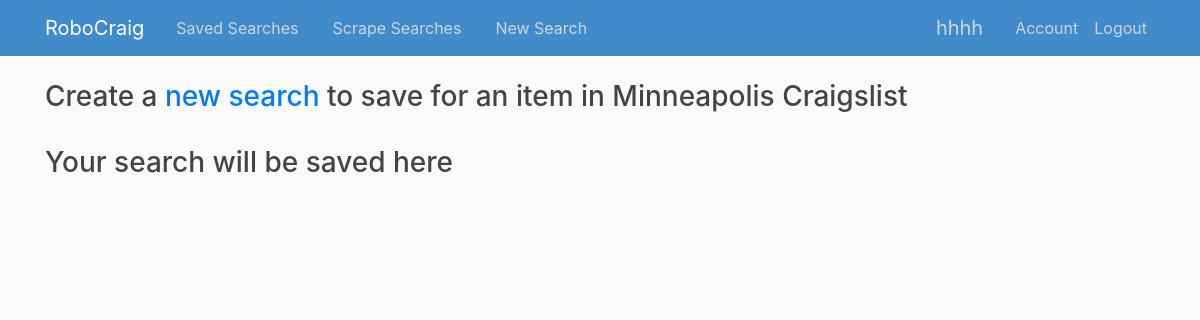
The page /users/hhhh (signed in) on the database as committed earlier.
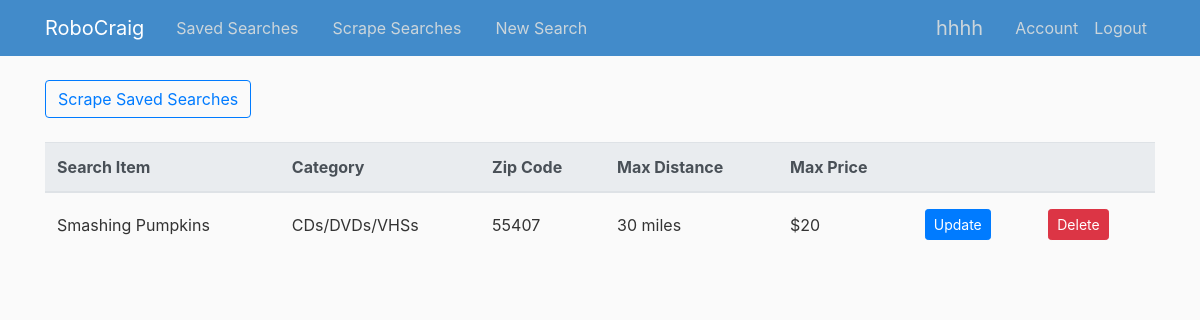
The same page on the database as committed later.
### RoboCraig/models.py (models this page shows)
class Searcher (db.Model):
    id = db.Column(db.Integer, primary_key=True)
    category = db.Column(db.String(20), nullable=False)
    search_term = db.Column(db.String(50), nullable=False)
    zip_code = db.Column(db.String(10), nullable=False)  #Might need this to be int, or validate to 5 digits
    max_distance = db.Column(db.String(10), nullable=False)
    max_price = db.Column(db.String(10), nullable=False)
    user_id = db.Column(db.Integer, db.ForeignKey('user.id'), nullable=False)       #This is making a reference to the user_id in the users table
    def __repr__(self):
        return f"Search('{self.category}','{self.search_term}', '{self.zip_code}','{self.max_distance}','{self.max_price}')"

### RoboCraig/routes.py (the view)
@app.route("/users/<string:username>")  #This is the main home route for a logged in user.  It will display their saved searches
def user_searches(username):
    choices = {'ata': 'Antiques', 'ppa': 'Appliances', 'ara': 'Arts & Crafts', 'sna': 'ATV/UTV/SNO', 'pta': 'AutoParts',
               'ava': 'Aviation',
               'baa': 'Baby and Kid Stuff', 'haa': 'Beauty and Health', 'bip': 'Bike Parts',
               'bia': 'Bikes', 'bpa': 'Boat Parts', 'boo': 'Boats', 'bka': 'Books', 'bfa': 'Business',
               'cta': 'Cars & Trucks', 'ema': 'CDs/DVDs/VHSs', 'moa': 'Cell Phones', 'cla': 'Clothes & Acc',
               'cba': 'Collectibles', 'syp': 'Computer Parts', 'sya': 'Computers', 'ela': 'Electronics',
               'gra': 'Farm & Garden', 'fua': 'Furniture', 'foa': 'General', 'hva': 'Heavy Equipment',
               'hsa': 'Household',
               'jwa': 'Jewelry', 'maa': 'Materials', 'mpa': 'Motorcycle Parts', 'mca': 'Motorcycles',
               'msa': 'Music Instruments', 'pha': 'Photo & Video', 'rva': 'RVs & Camp', 'sga': 'Sporting',
               'tia': 'Tickets', 'tla': 'Tools', 'taa': 'Toys & Games', 'tra': 'Trailers',
               'vga': 'Video Gaming', 'wta': 'Wheels & Tires'}
    user = User.query.filter_by(username=username).first_or_404()  #giving the function the username attribute returns the username of the current_user
    searches = Searcher.query.filter_by(author=user)   #Using this username, it retrieves a list of their Searcher objects
    print ("This is searches")
    print (type(searches))
    print (searches)
    testsearches = Searcher.query.filter_by(author=user).first()
    print ("This is testsearches")
    print (testsearches)
    if searches is None:
        print ("Hello")
    else:
        print ("howdeedoodee")
    for s in searches:
        if s == 0:
            print ("none here")
        else:
            print ("something here")
    if current_user == user:        #Will only render the template if the user is logged in.  Otherwise, they receive a 403
        return render_template('user_searches.html', searches=searches, user=user, username=username,choices=choices,testsearches=testsearches)
    else:
        abort(403)

### RoboCraig/models.py (called while the page is built)
@login_manager.user_loader
def load_user(user_id):
    return User.query.get(int(user_id))

### RoboCraig/templates/user_searches.html
{% extends "layout.html" %}
{% block content %}
    {% if testsearches is none %}
        <h3>Create a <a href="{{ url_for('new_search')}}">new search</a> to save for an item in Minneapolis Craigslist</h3><br>
        <h3>Your search will be saved here</h3>
    {% else %}
    <a href="{{ url_for('scrapedresults',username=username) }}"><button type="button" class="btn btn-outline-primary">Scrape Saved Searches</button></a><br><br>
    <table class="table table-hover">
            <thead class="thead-light">
                <tr>
                    <th scope="col">Search Item</th>
                    <th scope="col">Category</th>
                    <th scope="col">Zip Code</th>
                    <th scope="col">Max Distance</th>
                    <th scope="col">Max Price</th>
                    <th scope="col"></th>
                    <th scope="col"></th>
                </tr>
            </thead>
            <tbody>
            {% for search in searches %}
            <tr>
                    <td>{{ search.search_term }}</td>
                    {% if search.category in choices %}
                        <td>{{ choices[search.category]}}</td>
                    {% else %}
                        <td>{{ search.category }}</td>
                    {% endif %}
                    <td>{{ search.zip_code }}</td>
                    <td>{{ search.max_distance }} miles</td>
                    <td>${{ search.max_price }}</td>
                    <td><a class="btn btn-primary btn-sm mt-1 mb-1" href="{{ url_for('update_search', search_id = search.id) }}">Update</a></td>
                    <td>
                        <form action="{{ url_for('delete_search', search_id=search.id) }}" method="POST">
                            <input class="btn btn-danger btn-sm m-1" type = "submit" value="Delete">
                        </form>
                    </td>
                </tr>
            {% endfor %}
            </tbody>
    </table>
    {% endif %}
{% endblock content %}

Rows that differ between the two databases and show on the page:
added Searcher: search_term "Smashing Pumpkins", category "CDs/DVDs/VHSs", zip_code "55407", max_distance "30", max_price "20"
Other text that changed with them:
text no longer shown: "Create a new search to save for an item in Minneapolis Craigslist Your search will be saved here"
text now shown: "Scrape Saved Searches Search Item Category Zip Code Max Distance Max Price"
